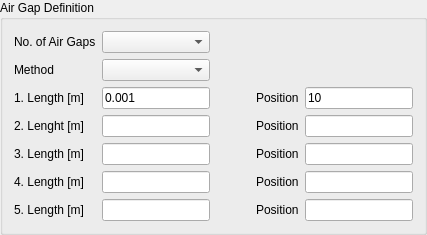
                 <widget class="QGroupBox" name="groupBox_11">
                  <property name="title">
                   <string>Air Gap Definition</string>
                  </property>
                  <layout class="QGridLayout" name="gridLayout_9">
                   <item row="3" column="0">
                    <widget class="QLabel" name="md_air_gap_2_length_label">
                     <property name="text">
                      <string>2. Lenght [m]</string>
                     </property>
                    </widget>
                   </item>
                   <item row="6" column="3">
                    <widget class="QLabel" name="md_air_gap_5_position_label">
                     <property name="text">
                      <string>Position</string>
                     </property>
                    </widget>
                   </item>
                   <item row="4" column="1">
                    <widget class="QLineEdit" name="md_air_gap_3_length_lineEdit"/>
                   </item>
                   <item row="4" column="3">
                    <widget class="QLabel" name="md_air_gap_3_position_label">
                     <property name="text">
                      <string>Position</string>
                     </property>
                    </widget>
                   </item>
                   <item row="5" column="4">
                    <widget class="QLineEdit" name="md_air_gap_4_position_lineEdit"/>
                   </item>
                   <item row="5" column="3">
                    <widget class="QLabel" name="md_air_gap_4_position_label">
                     <property name="text">
                      <string>Position</string>
                     </property>
                    </widget>
                   </item>
                   <item row="2" column="4">
                    <widget class="QLineEdit" name="md_air_gap_1_position_lineEdit">
                     <property name="text">
                      <string>10</string>
                     </property>
                    </widget>
                   </item>
                   <item row="2" column="3">
                    <widget class="QLabel" name="md_air_gap_1_position_label">
                     <property name="text">
                      <string>Position</string>
                     </property>
                    </widget>
                   </item>
                   <item row="0" column="0">
                    <widget class="QLabel" name="label_63">
                     <property name="text">
                      <string>No. of Air Gaps</string>
                     </property>
                    </widget>
                   </item>
                   <item row="3" column="4">
                    <widget class="QLineEdit" name="md_air_gap_2_position_lineEdit"/>
                   </item>
                   <item row="3" column="3">
                    <widget class="QLabel" name="md_air_gap_2_position_label">
                     <property name="text">
                      <string>Position</string>
                     </property>
                    </widget>
                   </item>
                   <item row="6" column="1">
                    <widget class="QLineEdit" name="md_air_gap_5_length_lineEdit"/>
                   </item>
                   <item row="0" column="1">
                    <widget class="QComboBox" name="md_air_gap_count_comboBox"/>
                   </item>
                   <item row="2" column="1">
                    <widget class="QLineEdit" name="md_air_gap_1_length_lineEdit">
                     <property name="text">
                      <string>0.001</string>
                     </property>
                    </widget>
                   </item>
                   <item row="4" column="4">
                    <widget class="QLineEdit" name="md_air_gap_3_position_lineEdit"/>
                   </item>
                   <item row="6" column="4">
                    <widget class="QLineEdit" name="md_air_gap_5_position_lineEdit"/>
                   </item>
                   <item row="3" column="1">
                    <widget class="QLineEdit" name="md_air_gap_2_length_lineEdit"/>
                   </item>
                   <item row="1" column="0">
                    <widget class="QLabel" name="label_62">
                     <property name="text">
                      <string>Method</string>
                     </property>
                    </widget>
                   </item>
                   <item row="5" column="1">
                    <widget class="QLineEdit" name="md_air_gap_4_length_lineEdit"/>
                   </item>
                   <item row="4" column="0">
                    <widget class="QLabel" name="md_air_gap_3_length_label">
                     <property name="text">
                      <string>3. Length [m]</string>
                     </property>
                    </widget>
                   </item>
                   <item row="5" column="0">
                    <widget class="QLabel" name="md_air_gap_4_length_label">
                     <property name="text">
                      <string>4. Length [m]</string>
                     </property>
                    </widget>
                   </item>
                   <item row="1" column="1">
                    <widget class="QComboBox" name="md_air_gap_placement_method_comboBox"/>
                   </item>
                   <item row="2" column="0">
                    <widget class="QLabel" name="md_air_gap_1_length_label">
                     <property name="text">
                      <string>1. Length [m]</string>
                     </property>
                    </widget>
                   </item>
                   <item row="6" column="0">
                    <widget class="QLabel" name="md_air_gap_5_length_label">
                     <property name="text">
                      <string>5. Length [m]</string>
                     </property>
                    </widget>
                   </item>
                   <item row="2" column="2">
                    <spacer name="horizontalSpacer_22">
                     <property name="orientation">
                      <enum>Qt::Horizontal</enum>
                     </property>
                     <property name="sizeHint" stdset="0">
                      <size>
                       <width>40</width>
                       <height>20</height>
                      </size>
                     </property>
                    </spacer>
                   </item>
                  </layout>
                 </widget>
